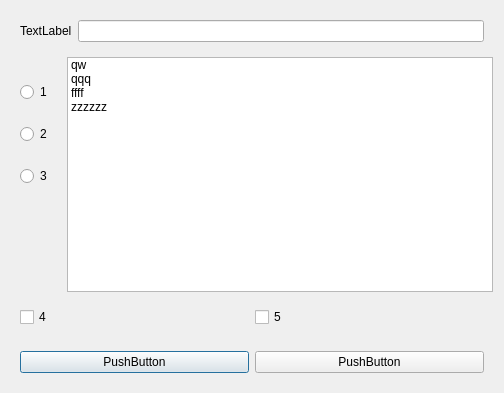
<?xml version="1.0" encoding="UTF-8"?>
<ui version="4.0">
 <class>Dialog</class>
 <widget class="QDialog" name="Dialog">
  <property name="geometry">
   <rect>
    <x>0</x>
    <y>0</y>
    <width>504</width>
    <height>393</height>
   </rect>
  </property>
  <property name="windowTitle">
   <string>Dialog</string>
  </property>
  <layout class="QFormLayout" name="formLayout_2">
   <item row="0" column="0" colspan="2">
    <widget class="QWidget" name="widget" native="true">
     <layout class="QFormLayout" name="formLayout">
      <item row="0" column="0">
       <widget class="QLabel" name="label">
        <property name="text">
         <string>TextLabel</string>
        </property>
       </widget>
      </item>
      <item row="0" column="1">
       <widget class="QLineEdit" name="lineEdit"/>
      </item>
     </layout>
    </widget>
   </item>
   <item row="1" column="0">
    <widget class="QWidget" name="widget_2" native="true">
     <layout class="QVBoxLayout" name="verticalLayout">
      <item>
       <widget class="QRadioButton" name="radioButton">
        <property name="text">
         <string>1</string>
        </property>
       </widget>
      </item>
      <item>
       <widget class="QRadioButton" name="radioButton_2">
        <property name="text">
         <string>2</string>
        </property>
       </widget>
      </item>
      <item>
       <widget class="QRadioButton" name="radioButton_3">
        <property name="text">
         <string>3</string>
        </property>
       </widget>
      </item>
     </layout>
    </widget>
   </item>
   <item row="1" column="1">
    <widget class="QListWidget" name="listWidget">
     <item>
      <property name="text">
       <string>qw</string>
      </property>
     </item>
     <item>
      <property name="text">
       <string>qqq</string>
      </property>
     </item>
     <item>
      <property name="text">
       <string>ffff</string>
      </property>
     </item>
     <item>
      <property name="text">
       <string>zzzzzz</string>
      </property>
     </item>
    </widget>
   </item>
   <item row="2" column="0" colspan="2">
    <widget class="QWidget" name="widget_3" native="true">
     <layout class="QHBoxLayout" name="horizontalLayout">
      <item>
       <widget class="QCheckBox" name="checkBox">
        <property name="text">
         <string>4</string>
        </property>
       </widget>
      </item>
      <item>
       <widget class="QCheckBox" name="checkBox_2">
        <property name="text">
         <string>5</string>
        </property>
       </widget>
      </item>
     </layout>
    </widget>
   </item>
   <item row="3" column="0" colspan="2">
    <widget class="QWidget" name="widget_4" native="true">
     <layout class="QHBoxLayout" name="horizontalLayout_2">
      <item>
       <widget class="QPushButton" name="pushButton">
        <property name="text">
         <string>PushButton</string>
        </property>
       </widget>
      </item>
      <item>
       <widget class="QPushButton" name="pushButton_2">
        <property name="text">
         <string>PushButton</string>
        </property>
       </widget>
      </item>
     </layout>
    </widget>
   </item>
  </layout>
 </widget>
 <resources/>
 <connections/>
</ui>
